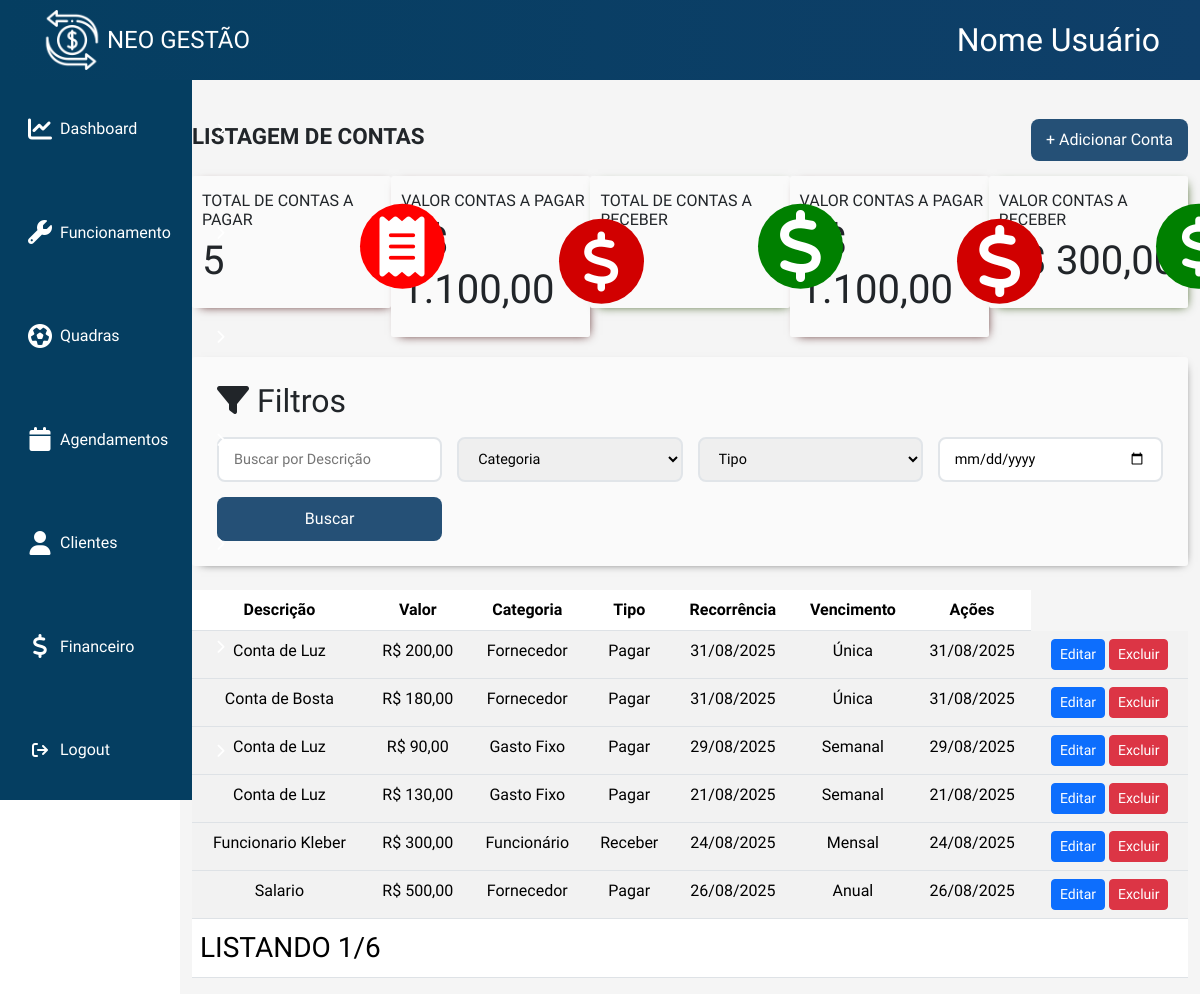
The app's page /public/assets/PHP/ListagemContas.php (signed in) with its own data.
### tables this page shows
CREATE TABLE `contas` (
  `id` int(11) NOT NULL,
  `id_empresa` int(11) DEFAULT NULL,
  `tipo_conta` tinyint(1) NOT NULL,
  `descricao` varchar(100) NOT NULL,
  `recorrencia` int(11) NOT NULL,
  `valor` int(11) NOT NULL,
  `data_vencimento` date NOT NULL,
  `tipo` int(11) NOT NULL,
  `cpf_cnpj` int(18) DEFAULT NULL,
  `observacao` varchar(200) DEFAULT NULL
);

### public/assets/PHP/ListagemContas.php (the view, shortened to what this page needs)
<!DOCTYPE html>
<html lang="pt-br">
<head>
    <link rel="stylesheet" href="../CSS/listagemContas.css">
    <link rel="stylesheet" href="../components/header.css">
    <link rel="stylesheet" href="../components/sidebar.css">
    <link rel="stylesheet" href="../CSS/bootstrap.min.css">
    <link rel="stylesheet" href="../CSS/fontawesome.min.css">
</head>
<body>
    <div class="full-content">
        <?php require '../components/sidebar.php';?>
        <div id="main-content">
            <header><?php require '../components/header.php';?> </header>
            <?php include_once './modalFinanceiro/listagemContas/cadastroConta.php';?>
            <div class="container">
                <section class="top-area d-flex justify-content-between align-items-center">
                        <div class="titulo">
                            <h3><strong>LISTAGEM DE CONTAS</strong></h3>
                        </div>
                        <div class="adicionar gap-4">
                            <button id='openPopUpCadastroConta'  type="button" data-bs-toggle="modal" data-bs-target="#modalCadastro">+ Adicionar Conta</button>
                        </div>
                </section>
                <?php
                $contasPagar = $pdo->query("SELECT COUNT(*) FROM contas WHERE tipo_conta = 0");
                $totalContasPagar = $contasPagar->fetchColumn();
                $contasReceber = $pdo->query("SELECT COUNT(*) FROM contas WHERE tipo_conta = 1");
                $totalContasReceber = $contasReceber->fetchColumn();
                $valorPagar = $pdo->query("SELECT SUM(valor) FROM contas WHERE tipo_conta = 0");
                $valorTotalPagar = $valorPagar->fetchColumn();
                $valorReceber = $pdo->query("SELECT SUM(valor) FROM contas WHERE tipo_conta = 1");
                $valorTotalReceber = $valorReceber->fetchColumn();
                ?>
                <div class="mid-area">
                    <div class="total-contas-pagar">
                        <div class="grupo">
                            <h6>TOTAL DE CONTAS A PAGAR</h6>
                            <div class="main-total-contas-pagar">
                                <h1><label for="totalContasPagar"><?= $totalContasPagar; ?></label></h1>
                                <div class="icone-total-pagar">
                                    <i class="fa-solid fa-receipt fa-lg"></i>
                                </div>
                            </div>
                        </div>
                    </div>
                    <div class="valor-contas-pagar">
                        <div class="grupo">
                            <h6>VALOR CONTAS A PAGAR</h6>
                            <div class="main-valor-contas-pagar">
                                <h1><label for="valorTotalContasPagar">R$ <?= number_format($valorTotalPagar, 2, ',', '.'); ?></label></h1>
                                <div class="icone-valor-pagar">
                                    <i class="fa-solid fa-dollar-sign fa-lg"></i>
                                </div>
                            </div>
                        </div>
                    </div>
                    <div class="total-contas-receber">
                        <div class="grupo">
                            <h6>TOTAL DE CONTAS A RECEBER</h6>
                            <div class="main-total-contas-receber">
                                <h1><label for="totalContasReceber"><?= $totalContasReceber; ?></label></h1>
                                <div class="icone-total-receber">
                                    <i class="fa-solid fa-dollar-sign fa-xl"></i>
                                </div>
                            </div>
                        </div>
                    </div>
                    <div class="valor-contas-pagar">
                        <div class="grupo">
                            <h6>VALOR CONTAS A PAGAR</h6>
                            <div class="main-valor-contas-pagar">
                                <h1><label for="valorTotalContasPagar">R$ <?= number_format($valorTotalPagar, 2, ',', '.'); ?></label></h1>
                                <div class="icone-valor-pagar">
                                    <i class="fa-solid fa-dollar-sign fa-xl"></i>
                                </div>
                            </div>
                        </div>
                    </div>
                    <div class="valor-contas-receber">
                        <div class="grupo">
                            <h6>VALOR CONTAS A RECEBER</h6>
                            <div class="main-valor-contas-receber">
                                <h1><label for="valorTotalContasReceber">R$ <?= number_format($valorTotalReceber, 2, ',', '.'); ?></label></h1>
                                <div class="icone-valor-receber">
                                    <i class="fa-solid fa-dollar-sign fa-lg"></i>
                                </div>
                            </div>
                        </div>
                    </div>
                </div>
                <div class="filters-section mb-4">
                    <h2><i class="fas fa-filter"></i> Filtros</h2>
                            <form action="" method="POST">
                                <div class="filters mt-3">
                                    <input type="text" name="filtro_descricao" id="filtro_descricao" placeholder="Buscar por Descrição">
                                    <select name="filtro_categoria" id="filtro_categoria">
                                        <option disabled selected>Categoria</option>
                                    </select>
                                    <select name="tipo_categoria" id="tipo_categoria">
                                        <option disabled selected>Tipo</option>
                                    </select>
                                    <input type="date" name="filtro_data" id="filtro_data" placeholder="Data">
                                    <button type="submit" class="btn">Buscar</button>
                                </div>
                            </form>
                        </div>
                <?php
                $stmt = $pdo->query("SELECT * FROM contas");
                $contas = $stmt->fetchAll(PDO::FETCH_ASSOC);
                if (count($contas) == 0):?>
                    <div class='sem-conta'>
                        <i class="fa-solid fa-bag-shopping fa-2xl"></i>
                        <h2>Nenhuma conta cadastrada</h2>
                        <small>Adicione sua primeira conta</small>
                    </div>
                <?php
                else:
                ?>
                <div class="table-reponsive">
                    <table class="table table-striped table-hover">
                        <thead class="">
                            <tr class="text-align-center text-center">
                                <th>Descrição</th>
                                <th>Valor</th>
                                <th>Categoria</th>
                                <th>Tipo</th>
                                <th>Recorrência</th>
                                <th>Vencimento</th>
                                <th>Ações</th>
                            </tr>
                        </thead>
                        <?php
                        foreach($contas as $conta):
                        ?>
                        <tbody>
                            <tr class="text-center text-align-center">
                                <td><label for="<?= $conta['id']?>"><?= $conta['descricao']?></label></td>
                                <td>R$ <?= number_format($conta['valor'], 2, ',', '.') ?></td>
                                <td><?php if ($conta['tipo'] == 1){
                                    echo "Fornecedor";
                                }
                                else if ($conta['tipo'] == 2){
                                    echo "Funcionário";
                                }
                                else if ($conta['tipo'] == 3){
                                    echo "Cliente";
                                }
                                else if ($conta['tipo'] == 4){
                                    echo "Gasto Fixo";
                                }
                                else if ($conta['tipo'] == 5){
                                    echo "Outros";
                                }
                                else{
                                    echo "Não definido";
                                }?></td>
                                <td><?php if($conta['tipo_conta'] == 0){
                                    echo "Pagar";
                                } else if($conta['tipo_conta'] == 1){
                                    echo "Receber";
                                }
                                else{
                                    echo "Não definido";
                                }?></td>
                                <td><?= date('d/m/Y', strtotime($conta['data_vencimento'])) ?></td>
                                <td><?php if($conta['recorrencia'] == 0){
                                    echo "Única";
                                } else if($conta['recorrencia'] == 1){
                                    echo "Semanal";
                                } else if($conta['recorrencia'] == 2){
                                    echo "15 dias";
                                } else if($conta['recorrencia'] == 3){
                                    echo "Mensal";
                                } else if($conta['recorrencia'] == 4){
                                    echo "Anual";
                                }?></td>
                                <td><?= date('d/m/Y', strtotime($conta['data_vencimento'])) ?></td>
                                <td>
                                    <button  class="btn btn-primary btn-sm">Editar</button>
                                    <button  class="btn btn-danger btn-sm">Excluir</button>
                                </td>
                            </tr>
                        </tbody>
                        <?php endforeach?>
                        <tfoot>
                            <tr class="ms-2">
                                <td colspan="8" class="fw-lighter fs-3"><strong>LISTANDO 1/6</strong></td>
                            </tr>
                        </tfoot>
                    </table>
                </div>
                <?php endif; ?>
            </div>
        </div>
    </div>
</body>
</html>

### public/assets/CSS/listagemContas.css (style rules this page uses)
* { margin: 0; padding: 0; box-sizing: border-box; font-family: "Cabin", sans-serif; }
html, body { overflow-x: hidden; }
select { width: 100%; border: 0.1px solid rgba(185, 185, 185, 0.61); }
input { width: 100%; outline: none; border: 0.1px solid rgba(185, 185, 185, 0.61); border-radius: 3px; padding: 3px 2px; }
.full-content { display: flex; width: 100%; min-height: 100%; flex-direction: column; }
.container { width: 100%; height: 100%; padding: 0 0.5rem; display: flex; flex-direction: column; }
.top-area { padding: 15px 0; }
.titulo h3 { max-width: 100%; width: 100%; font-size: 1.4rem; }
.adicionar button { padding: 9px 15px; background-color: rgba(15, 63, 105, 0.900); color: white; border: none; border-radius: 8px; }
.mid-area { display: flex; width: 100%; height: 100%; justify-content: space-between; }
.total-contas-pagar { display: flex; width: 24%; height: 100%; padding: 15px 0px; margin-bottom: 20px; border-radius: 2px; box-shadow: 3px 3px 10px -5px rgb(61, 0, 0); background-color: rgb(250, 250, 250); position: relative; }
.total-contas-pagar h6 { padding-left: 10px; }
.main-total-contas-pagar { padding: 0px 0px 0px 10px; }
.total-contas-receber { display: flex; width: 24%; height: 100%; padding: 15px 0px; margin-bottom: 20px; border-radius: 2px; box-shadow: 3px 3px 10px -5px rgb(37, 70, 0); background-color: rgb(250, 250, 250); position: relative; }
.total-contas-receber h6 { padding-left: 10px; }
.main-total-contas-receber { padding: 0px 0px 0px 10px; }
.valor-contas-receber { display: flex; width: 24%; height: 100%; padding: 15px 0px; margin-bottom: 20px; border-radius: 2px; box-shadow: 3px 3px 10px -5px rgb(37, 70, 0); background-color: rgb(250, 250, 250); position: relative; }
.valor-contas-receber h6 { padding-left: 10px; }
.main-valor-contas-receber { padding: 0px 0px 0px 10px; }
.valor-contas-pagar { display: flex; width: 24%; height: 100%; padding: 15px 0px; margin-bottom: 20px; border-radius: 2px; box-shadow: 3px 3px 10px -5px rgb(61, 0, 0); background-color: rgb(250, 250, 250); position: relative; }
.valor-contas-pagar h6 { padding-left: 10px; }
.main-valor-contas-pagar { padding: 0px 0px 0px 10px; }
.icone-total-pagar { position: absolute; display: flex; align-items: center; justify-content: center; top: 50%; left: 50%; transform: translate(80%, -45%); z-index: 1; font-size: 3rem; border-radius: 50%; color: rgb(255, 255, 255); background: red; width: 85px; height: 85px; }
.icone-total-receber { position: absolute; display: flex; align-items: center; justify-content: center; top: 50%; left: 50%; transform: translate(80%, -45%); z-index: 1; font-size: 3rem; border-radius: 50%; color: rgb(255, 255, 255); background: green; width: 85px; height: 85px; }
.icone-valor-pagar { position: absolute; display: flex; align-items: center; justify-content: center; top: 50%; left: 50%; transform: translate(80%, -45%); z-index: 1; color: rgb(255, 255, 255); font-size: 3rem; border-radius: 50%; color: rgb(255, 255, 255); background: rgb(209, 0, 0); width: 85px; height: 85px; }
.icone-valor-receber { position: absolute; display: flex; align-items: center; justify-content: center; top: 50%; left: 50%; transform: translate(80%, -45%); z-index: 1; font-size: 3rem; border-radius: 50%; color: rgb(255, 255, 255); background: green; width: 85px; height: 85px; }
.filters-section { border-radius: 3px; padding: 25px; box-shadow: 2px 3px 10px -7px rgb(0, 0, 0); background-color: rgb(250, 250, 250); }
.filters { display: grid; grid-template-columns: repeat(auto-fit, minmax(200px, 1fr)); gap: 15px; }
.filters input, .filters select { padding: 10px 15px; border: 2px solid #e1e5e9; border-radius: 8px; font-size: 0.9rem; }
.filters button { padding: 10px 15px; background-color: rgba(15, 63, 105, 0.900); color: white; border: none; border-radius: 8px; cursor: pointer; }
tfoot tr td { margin: 0px 20px; }

### public/assets/components/sidebar.css (style rules this page uses)
#main-content { flex: 1; background: whitesmoke; margin-left: 15vw; margin-top: 80px; padding: 24px 0px 0px 0px; }
.full-content { display: flex; width: 100%; min-height: 100vh; }

### records on screen
contas: descricao "Conta de Luz", valor "200,00", tipo "Fornecedor", tipo_conta "Pagar", data_vencimento "31/08/2025", recorrencia "Única"
contas: descricao "Conta de Bosta", valor "180,00", tipo "Fornecedor", tipo_conta "Pagar", data_vencimento "31/08/2025", recorrencia "Única"
contas: descricao "Conta de Luz", valor "90,00", tipo "Gasto Fixo", tipo_conta "Pagar", data_vencimento "29/08/2025", recorrencia "Semanal"
contas: descricao "Conta de Luz", valor "130,00", tipo "Gasto Fixo", tipo_conta "Pagar", data_vencimento "21/08/2025", recorrencia "Semanal"
contas: descricao "Funcionario Kleber", valor "300,00", tipo "Funcionário", tipo_conta "Receber", data_vencimento "24/08/2025", recorrencia "Mensal"
contas: descricao "Salario", valor "500,00", tipo "Fornecedor", tipo_conta "Pagar", data_vencimento "26/08/2025", recorrencia "Anual"

### other values on screen
$totalContasPagar "5"
$valorTotalPagar "1.100,00"
$valorTotalReceber "300,00"
